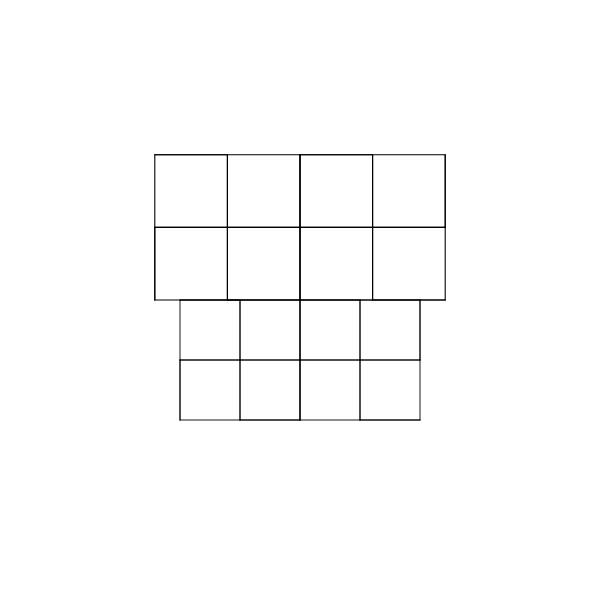
Frame 1 (no input)
Frame 60 (no input): identical to frame 1, image omitted
Frame 120 (the mouse pressed at the canvas centre since frame 60): identical to frame 1, image omitted

The p5.js sketch that drew this single still picture (run headless with seeded random() and noise() and a simulated clock; from frame 60 on, the mouse is pressed at the canvas centre):

// p5.js sketch
// ── sketch.js

// Point = P, Rectangle = R, line = F, Line*4 = D
// You can play around with length, angle, strokeweight, colors,...

let premise = 'A+A+>>A+A';
  let rules = {
    A: '+F+FFf+A+FF',

  }
let bigRule;


let length = 200;
let angle = 90;

function setup() {
  createCanvas(600, 600);
  angleMode(DEGREES);
  bigRule = resolveRules(premise, rules, 3);
  print(bigRule);
  
}

function draw() {
  background('white');
  stroke('black');
  strokeWeight(3);
  noFill();
  //fill('black');
  translate(width / 2, height / 2);
  rotate(-90);
  scale(0.3);

  drawShape(bigRule);
   // angle += 1;
  // length += 0.1;
}

function resolveRules(startRule, rules, depth) {
  let endRule = '';
  for (let currentLetter of startRule) {
    if (currentLetter in rules) {
      endRule += rules[currentLetter];
    } else {
      endRule += currentLetter;
    }
  }
  if (depth >= 1) {
    endRule = resolveRules(endRule, rules, depth - 1);
  }
  return endRule;
}


function drawShape(rule)  {
  for (let c of rule) {
    if (c === 'F') {
      line(0, 0, length, 0);
      translate(length, 0);
    } else if (c === 'R') {
      rect(0, 0, length, length);
      translate(length, length);
    } else if (c === 'P') {
      point(0, 0);
      translate(length, 0);
    } else if (c === 'D') {
      line(0, 0, length * 4, 0);
      translate(length, 0);
    } else if (c === 'f') {
      translate(0, length, 0);
    } else if (c === '+') {
      rotate(angle);
    } else if (c === '-') {
      rotate(-angle);
    } else if (c === '[') {
      push();
    } else if (c === ']') {
      pop();
    } else if (c === '>') {
      scale(1.1);
    } else if (c === '<') {
      scale(0.8);
   
    }
  }
}
